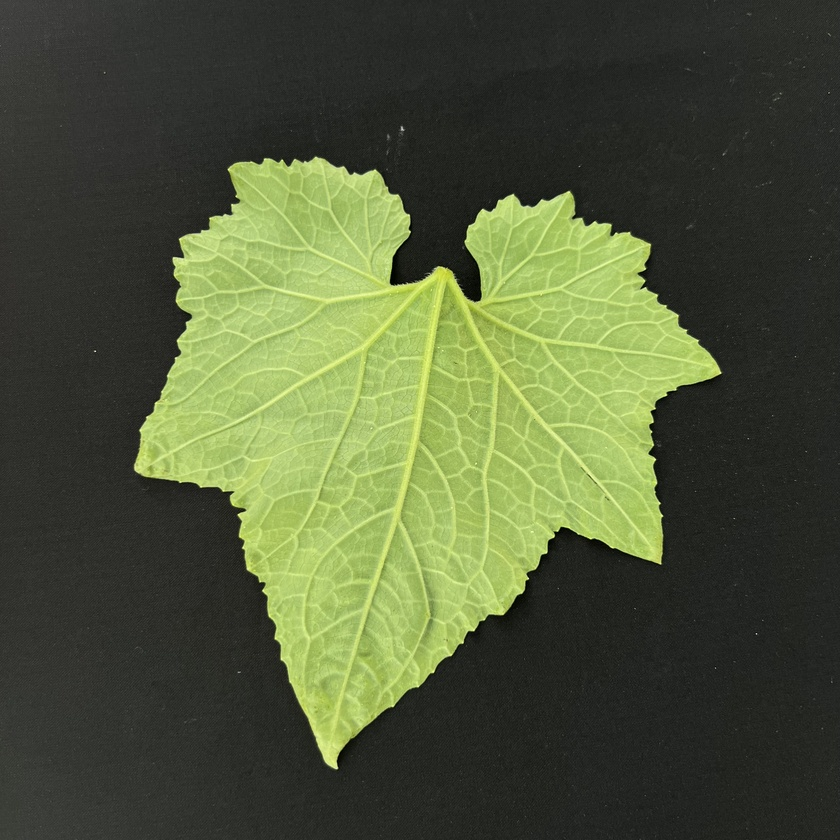
#> input picture Research_Paper/data/illustrative_images/01_NON-STRESSED_ash_gourd_healthy.JPG, 840 x 840 px, shrunk from 3024 x 3024 before the run; its folder holds only this picture in this run
$ python -i features.py   (imports and definitions only)   (older library calls are emulated)
#> lines starting #> are read from the running program, lines starting #| are printed output that depends on the picture; after the words box and inside, x2 and y2 are one past the last pixel; in counts of white or black regions, pixels touching at a corner belong together
"""Leaf segmentation and the 38 handcrafted measurements.

This is a faithful copy of `segment_leaf` and `extract_all_features` from
full_pipeline/08_OLID_Full_Feature_Extraction.ipynb. The trained models expect
exactly these measurements, so any change here must also be made in NB08 and the
models retrained.
"""
from __future__ import annotations

import cv2
import numpy as np
from skimage.feature import graycomatrix, graycoprops

SHAPE = ['area', 'perimeter', 'aspect_ratio', 'circularity', 'extent', 'solidity',
         'convex_area', 'major_axis_length', 'minor_axis_length', 'eccentricity']
RGB = ['mean_R', 'std_R', 'mean_G', 'std_G', 'mean_B', 'std_B']
HSV = ['mean_H', 'std_H', 'mean_S', 'std_S', 'mean_V', 'std_V']
LAB = ['mean_L', 'std_L', 'mean_a', 'std_a', 'mean_b', 'std_b']
DERIVED = ['green_ratio', 'yellow_ratio']
TEXTURE = ['glcm_contrast', 'glcm_homogeneity', 'glcm_energy', 'glcm_correlation']
SPATIAL = ['core_mean_H', 'core_yellow_ratio', 'edge_mean_H', 'edge_yellow_ratio']

FEATURES = SHAPE + RGB + HSV + LAB + DERIVED + TEXTURE + SPATIAL  # 38, same order as the CSV
FEATURE_FAMILIES = {'Shape': SHAPE, 'RGB': RGB, 'HSV': HSV, 'Lab': LAB,
                    'DerivedColor': DERIVED, 'Texture': TEXTURE, 'Spatial': SPATIAL}


def segment_leaf(img_bgr: np.ndarray):
    """ExG + Otsu segmentation. Returns (segmented_rgb, mask, mask_area_ratio, quality_flag)."""
    img_rgb = cv2.cvtColor(img_bgr, cv2.COLOR_BGR2RGB)
    R = img_rgb[:, :, 0].astype(np.float32)
    G = img_rgb[:, :, 1].astype(np.float32)
    B = img_rgb[:, :, 2].astype(np.float32)

    denom = R + G + B
    denom[denom == 0] = 1

    exg = 2 * (G / denom) - (R / denom) - (B / denom)
    exg_norm = cv2.normalize(exg, None, 0, 255, cv2.NORM_MINMAX, dtype=cv2.CV_8U)

    _, mask = cv2.threshold(exg_norm, 0, 255, cv2.THRESH_BINARY + cv2.THRESH_OTSU)

    kernel = cv2.getStructuringElement(cv2.MORPH_ELLIPSE, (5, 5))
    mask = cv2.morphologyEx(mask, cv2.MORPH_OPEN, kernel, iterations=2)
    mask = cv2.morphologyEx(mask, cv2.MORPH_CLOSE, kernel, iterations=2)

    contours, _ = cv2.findContours(mask, cv2.RETR_EXTERNAL, cv2.CHAIN_APPROX_SIMPLE)

    final_mask = np.zeros_like(mask)
    if contours:
        main_contour = max(contours, key=cv2.contourArea)
        cv2.drawContours(final_mask, [main_contour], -1, 255, cv2.FILLED)

    mask_ratio = np.sum(final_mask > 0) / final_mask.size

    if mask_ratio == 0:
        quality_flag = 'FAILED'
    elif mask_ratio > 0.98:
        quality_flag = 'SUSPICIOUS'
    elif mask_ratio < 0.01:
        quality_flag = 'FAILED'
    else:
        quality_flag = 'ACCEPT'

    segmented_rgb = cv2.bitwise_and(img_rgb, img_rgb, mask=final_mask)
    return segmented_rgb, final_mask, float(mask_ratio), quality_flag


def extract_all_features(img_rgb: np.ndarray, mask: np.ndarray):
    """Shape, colour, texture and core/edge measurements of a segmented leaf (dict), or None."""
    features = {}

    # 1. Shape & geometry
    contours, _ = cv2.findContours(mask, cv2.RETR_EXTERNAL, cv2.CHAIN_APPROX_SIMPLE)
    if not contours:
        return None

    cnt = max(contours, key=cv2.contourArea)
    area = cv2.contourArea(cnt)
    perimeter = cv2.arcLength(cnt, True)
    x, y, w, h = cv2.boundingRect(cnt)

    features['area'] = area
    features['perimeter'] = perimeter
    features['aspect_ratio'] = float(w) / h if h > 0 else 0
    features['circularity'] = (4 * np.pi * area) / (perimeter ** 2) if perimeter > 0 else 0
    features['extent'] = float(area) / (w * h) if w * h > 0 else 0

    hull = cv2.convexHull(cnt)
    hull_area = cv2.contourArea(hull)
    features['solidity'] = float(area) / hull_area if hull_area > 0 else 0
    features['convex_area'] = hull_area

    if len(cnt) >= 5:
        (cx, cy), (MA, ma), angle = cv2.fitEllipse(cnt)
        features['major_axis_length'] = max(MA, ma)
        features['minor_axis_length'] = min(MA, ma)
        a, b = max(MA, ma) / 2, min(MA, ma) / 2
        features['eccentricity'] = np.sqrt(1 - (b ** 2) / (a ** 2)) if a > 0 else 0
    else:
        features['major_axis_length'] = 0
        features['minor_axis_length'] = 0
        features['eccentricity'] = 0

    # 2. Colour (global)
    pixels = img_rgb[mask > 0]
    if len(pixels) == 0:
        return None

    R, G, B = pixels[:, 0], pixels[:, 1], pixels[:, 2]
    features['mean_R'], features['std_R'] = np.mean(R), np.std(R)
    features['mean_G'], features['std_G'] = np.mean(G), np.std(G)
    features['mean_B'], features['std_B'] = np.mean(B), np.std(B)

    img_hsv = cv2.cvtColor(img_rgb, cv2.COLOR_RGB2HSV)
    hsv_pixels = img_hsv[mask > 0]
    features['mean_H'], features['std_H'] = np.mean(hsv_pixels[:, 0]), np.std(hsv_pixels[:, 0])
    features['mean_S'], features['std_S'] = np.mean(hsv_pixels[:, 1]), np.std(hsv_pixels[:, 1])
    features['mean_V'], features['std_V'] = np.mean(hsv_pixels[:, 2]), np.std(hsv_pixels[:, 2])

    img_lab = cv2.cvtColor(img_rgb, cv2.COLOR_RGB2LAB)
    lab_pixels = img_lab[mask > 0]
    features['mean_L'], features['std_L'] = np.mean(lab_pixels[:, 0]), np.std(lab_pixels[:, 0])
    features['mean_a'], features['std_a'] = np.mean(lab_pixels[:, 1]), np.std(lab_pixels[:, 1])
    features['mean_b'], features['std_b'] = np.mean(lab_pixels[:, 2]), np.std(lab_pixels[:, 2])

    denom = (R.astype(float) + G.astype(float) + B.astype(float))
    denom[denom == 0] = 1
    r, g, b = R / denom, G / denom, B / denom
    features['green_ratio'] = np.mean(g)
    features['yellow_ratio'] = np.mean((r + g) / 2)

    # 3. Texture (GLCM on the leaf bounding box)
    gray = cv2.cvtColor(img_rgb, cv2.COLOR_RGB2GRAY)
    gray_crop = gray[y:y + h, x:x + w]
    mask_crop = mask[y:y + h, x:x + w]

    glcm = graycomatrix(gray_crop, distances=[1], angles=[0, np.pi / 4, np.pi / 2, 3 * np.pi / 4],
                        levels=256, symmetric=True, normed=True)
    features['glcm_contrast'] = np.mean(graycoprops(glcm, 'contrast'))
    features['glcm_homogeneity'] = np.mean(graycoprops(glcm, 'homogeneity'))
    features['glcm_energy'] = np.mean(graycoprops(glcm, 'energy'))
    features['glcm_correlation'] = np.mean(graycoprops(glcm, 'correlation'))

    # 4. Core / edge regions (central third of the bounding box vs the rest)
    cell_w, cell_h = w // 3, h // 3
    core_x1, core_x2 = cell_w, 2 * cell_w
    core_y1, core_y2 = cell_h, 2 * cell_h

    core_mask = np.zeros_like(mask_crop)
    core_mask[core_y1:core_y2, core_x1:core_x2] = 255
    core_mask = cv2.bitwise_and(core_mask, mask_crop)

    edge_mask = cv2.subtract(mask_crop, core_mask)

    hsv_crop = img_hsv[y:y + h, x:x + w]
    rgb_crop = img_rgb[y:y + h, x:x + w]

    def get_region_stats(region_mask, prefix):
        if np.sum(region_mask) == 0:
            return {f'{prefix}_mean_H': 0, f'{prefix}_yellow_ratio': 0}
        reg_hsv = hsv_crop[region_mask > 0]
        reg_rgb = rgb_crop[region_mask > 0]
        mean_H = np.mean(reg_hsv[:, 0])

        R, G, B = reg_rgb[:, 0].astype(float), reg_rgb[:, 1].astype(float), reg_rgb[:, 2].astype(float)
        denom = R + G + B
        denom[denom == 0] = 1
        y_ratio = np.mean((R / denom + G / denom) / 2)
        return {f'{prefix}_mean_H': mean_H, f'{prefix}_yellow_ratio': y_ratio}

    features.update(get_region_stats(core_mask, 'core'))
    features.update(get_region_stats(edge_mask, 'edge'))

    return {k: float(v) for k, v in features.items()}


def measure_leaf(img_bgr: np.ndarray):
    """Full measurement step for one photo.

    Returns dict with keys: quality_flag, mask_ratio, mask (uint8), features (list of 38 floats or None).
    """
    segmented_rgb, mask, ratio, flag = segment_leaf(img_bgr)
    feats = extract_all_features(segmented_rgb, mask) if flag == 'ACCEPT' else None
    if flag == 'ACCEPT' and feats is None:
        flag = 'FAILED'
    return {
        'quality_flag': flag,
        'mask_ratio': ratio,
        'mask': mask,
        'features': [feats[f] for f in FEATURES] if feats else None,
    }

>>> import cv2
>>> picture = cv2.imread('../../../Research_Paper/data/illustrative_images/01_NON-STRESSED_ash_gourd_healthy.JPG')
#> picture is the input picture: shape (840, 840, 3); mean B, G, R 57.8, 87.6, 78.9
>>> result = measure_leaf(picture)
#> in segment_leaf, `exg = 2 * (G / denom) - (R / denom) - (B / denom)`:
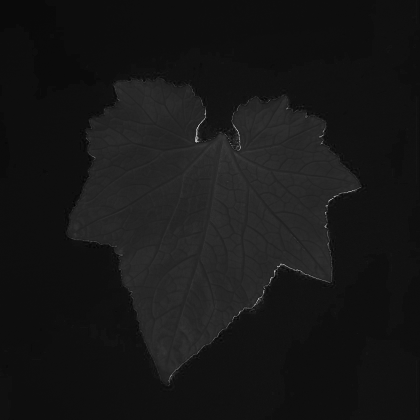
#> exg: shape (840, 840) float32 (shown at 1/2 size); min -0.0769, max 2, mean 0.111; drawn with min black and max white
#> in segment_leaf, `_, mask = cv2.threshold(exg_norm, 0, 255, cv2.THRESH_BINARY + cv2.THRE..`:
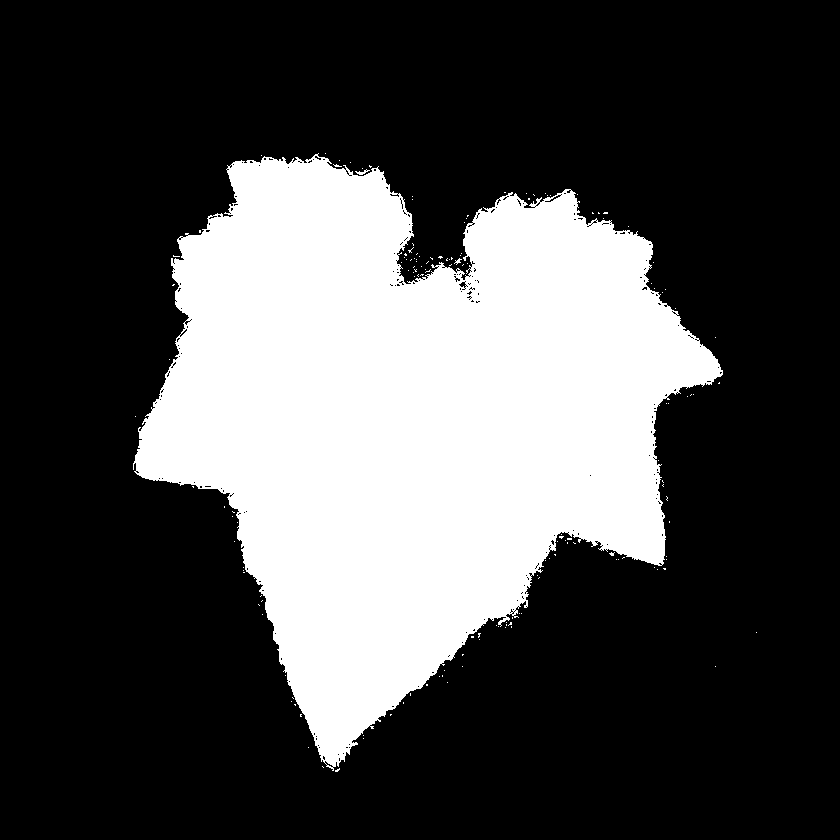
#> mask: shape (840, 840); 29% white; 153 white regions (150 under 20 px), largest, box (x1, y1, x2, y2) and area: (133, 153, 723, 771) 204360, (355, 169, 370, 175) 35, (454, 258, 462, 265) 22
#> in segment_leaf, `mask = cv2.morphologyEx(mask, cv2.MORPH_OPEN, kernel, iterations=2)`:
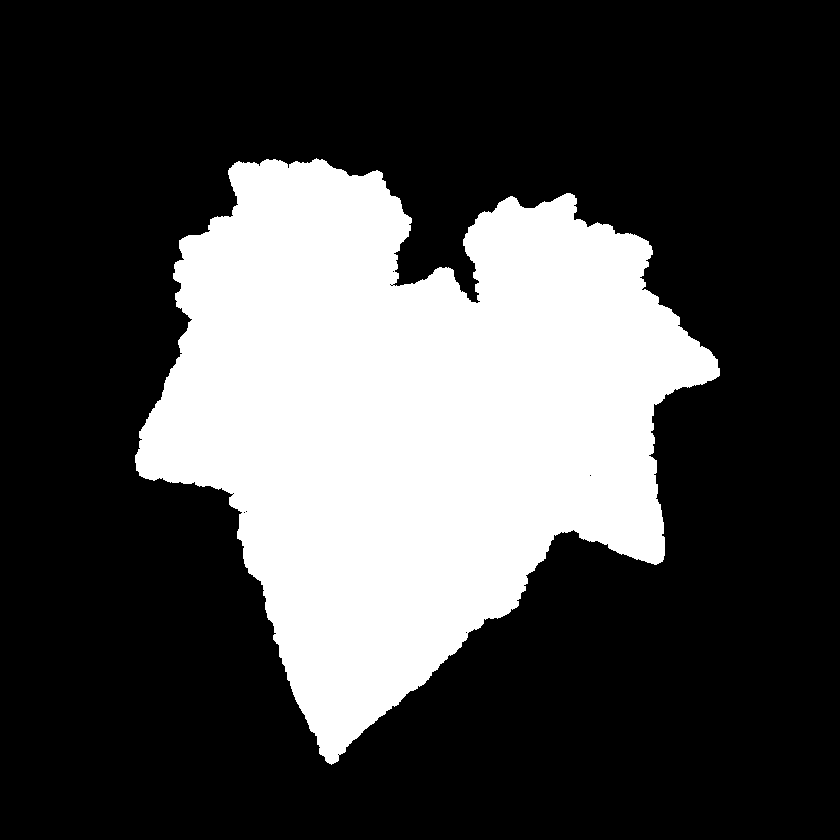
#> mask: shape (840, 840); 28.5% white; 1 white region, box (x1, y1, x2, y2) and area: (135, 158, 720, 765) 200777
#> in segment_leaf, `contours, _ = cv2.findContours(mask, cv2.RETR_EXTERNAL, cv2.CHAIN_APPR..`: contours = 1 contour; box (x1, y1, x2, y2) and area: (135, 158, 720, 765) 199974
#> in segment_leaf, `main_contour = max(contours, key=cv2.contourArea)`: main_contour = contour of 1357 points, box (x1, y1, x2, y2) (135, 158, 720, 765), area 199974
#> in segment_leaf, `mask_ratio = np.sum(final_mask > 0) / final_mask.size`: mask_ratio = 0.285
#> in segment_leaf, `segmented_rgb = cv2.bitwise_and(img_rgb, img_rgb, mask=final_mask)`:
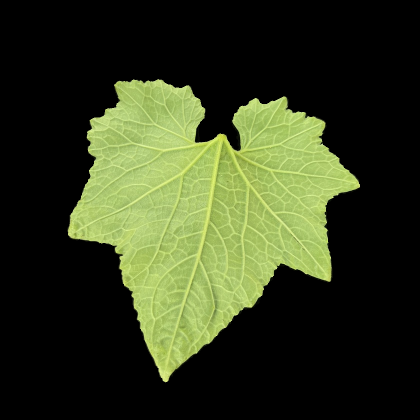
#> segmented_rgb: shape (840, 840, 3) (shown at 1/2 size); mean R, G, B 49.5, 56.9, 30.4
#> in measure_leaf, `segmented_rgb, mask, ratio, flag = segment_leaf(img_bgr)`: flag = 'ACCEPT'
#> in extract_all_features, `cnt = max(contours, key=cv2.contourArea)`: cnt has the same summary as main_contour in segment_leaf
#> in extract_all_features, `area = cv2.contourArea(cnt)`: area = 199974
#> in extract_all_features, `perimeter = cv2.arcLength(cnt, True)`: perimeter = 2583.9
#> in extract_all_features, `x, y, w, h = cv2.boundingRect(cnt)`: x = 135; y = 158; w = 585; h = 607
#> in extract_all_features, `hull = cv2.convexHull(cnt)`: hull = contour of 25 points, box (x1, y1, x2, y2) (135, 158, 720, 765), area 245448
#> in extract_all_features, `hull_area = cv2.contourArea(hull)`: hull_area = 245448.5
#> in extract_all_features, `(cx, cy), (MA, ma), angle = cv2.fitEllipse(cnt)`: cx = 405.2; cy = 427.7; MA = 528.8; ma = 551.1; angle = 38.76
#> in extract_all_features, `a, b = max(MA, ma) / 2, min(MA, ma) / 2`: a = 275.6; b = 264.4
#> in extract_all_features, `gray_crop = gray[y:y + h, x:x + w]`:
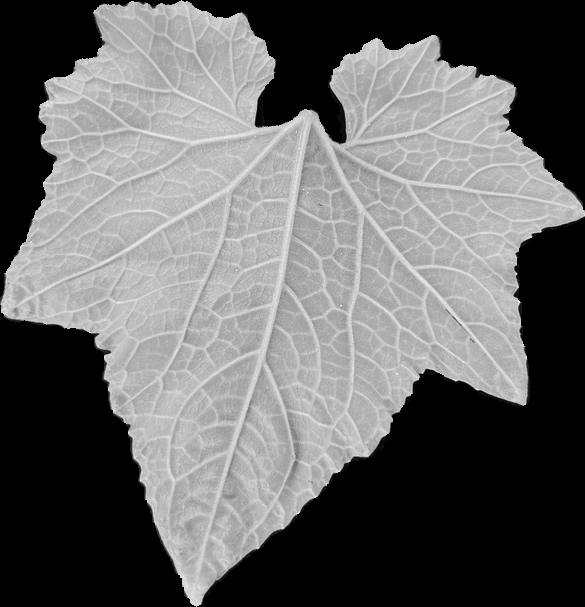
#> gray_crop: shape (607, 585); min 0, max 243, mean 102.7
#> in extract_all_features, `mask_crop = mask[y:y + h, x:x + w]`:
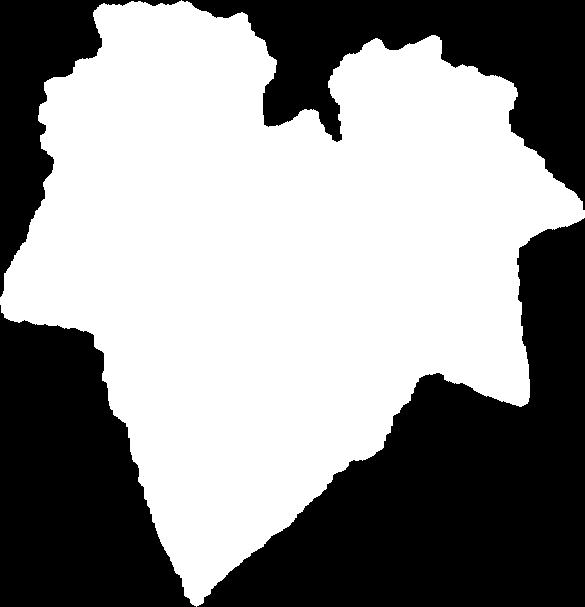
#> mask_crop: shape (607, 585); 56.6% white; 4 black regions, box (x1, y1, x2, y2) and area: (197, 218, 585, 607) 68920, (0, 305, 196, 607) 38534, (182, 0, 585, 210) 31748, (0, 0, 181, 297) 14788
#> in extract_all_features, `cell_w, cell_h = w // 3, h // 3`: cell_w = 195; cell_h = 202
#> in extract_all_features, `core_x1, core_x2 = cell_w, 2 * cell_w`: core_x1 = 195; core_x2 = 390
#> in extract_all_features, `core_y1, core_y2 = cell_h, 2 * cell_h`: core_y1 = 202; core_y2 = 404
#> in extract_all_features, `rgb_crop = img_rgb[y:y + h, x:x + w]`:
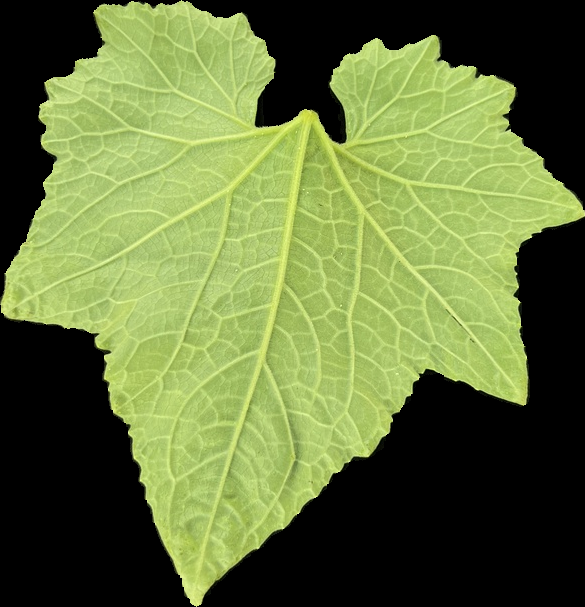
#> rgb_crop: shape (607, 585, 3); mean R, G, B 98.3, 113.1, 60.4
#> in get_region_stats, `mean_H = np.mean(reg_hsv[:, 0])`: mean_H = 38.47
#> in get_region_stats, `y_ratio = np.mean((R / denom + G / denom) / 2)`: y_ratio = 0.391
#> in measure_leaf, `feats = extract_all_features(segmented_rgb, mask) if flag == 'ACCEPT' ..`: feats = 38 items
#> result = 4 items

$ run again, on Research_Paper/data/illustrative_images/07_NON-STRESSED_tomato_healthy.JPG
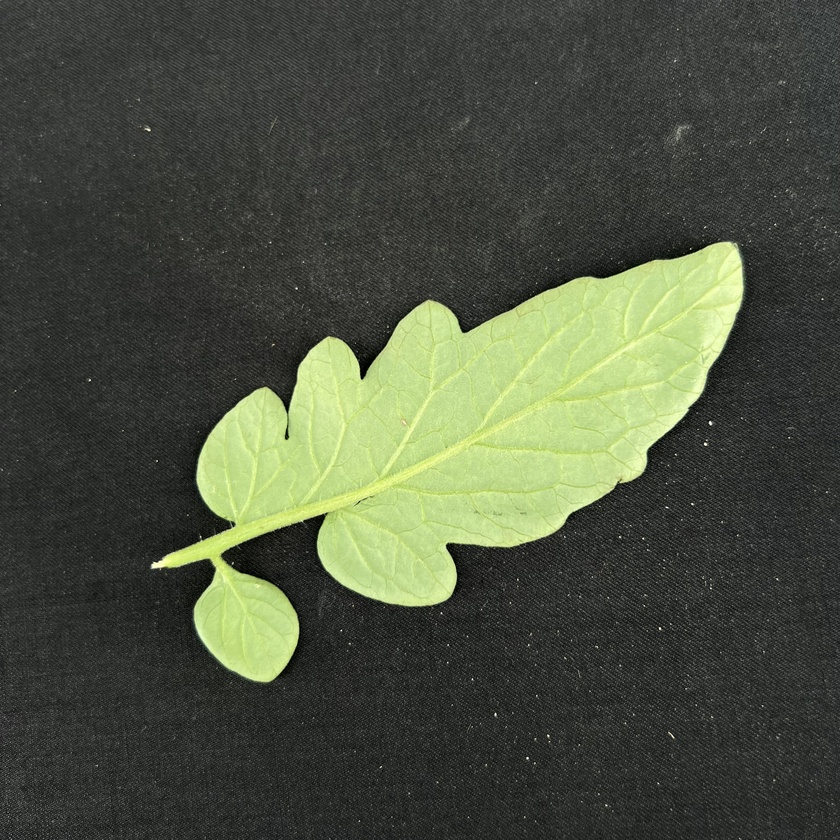
#> input picture Research_Paper/data/illustrative_images/07_NON-STRESSED_tomato_healthy.JPG, 840 x 840 px, shrunk from 3024 x 3024 before the run
#> picture is the input picture: shape (840, 840, 3); mean B, G, R 64.6, 81.2, 75.4
#> in segment_leaf, `mask = cv2.morphologyEx(mask, cv2.MORPH_OPEN, kernel, iterations=2)`:
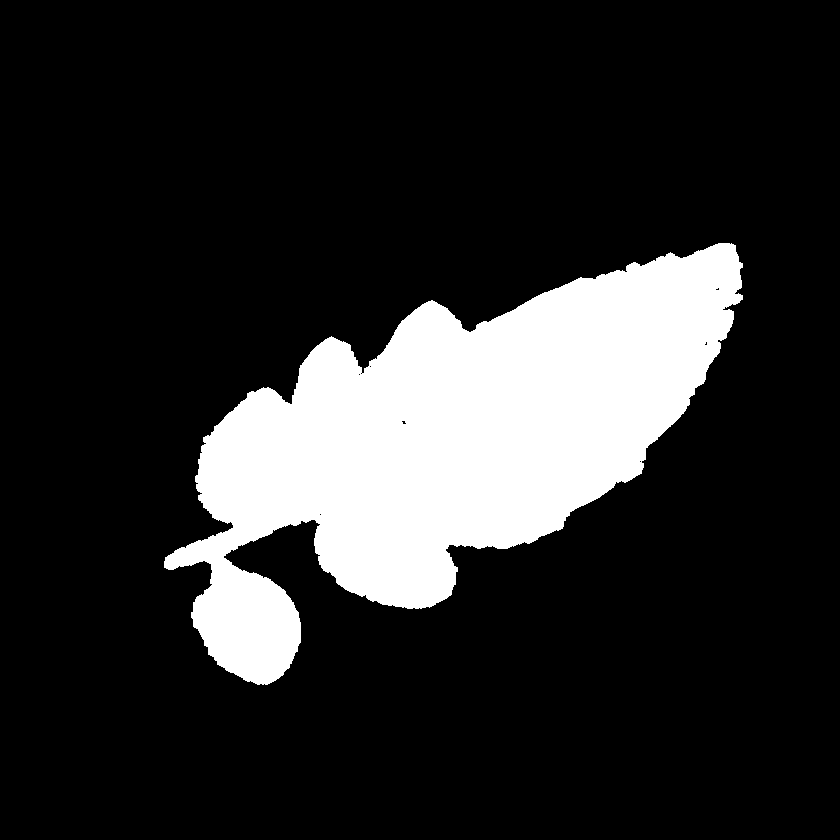
#> mask: shape (840, 840); 16.9% white; 1 white region, box (x1, y1, x2, y2) and area: (164, 243, 743, 685) 119209
#> in segment_leaf, `contours, _ = cv2.findContours(mask, cv2.RETR_EXTERNAL, cv2.CHAIN_APPR..`: contours = 1 contour; box (x1, y1, x2, y2) and area: (164, 243, 743, 685) 118452
#> main_contour = contour of 1331 points, box (x1, y1, x2, y2) (164, 243, 743, 685), area 118452
#> mask_ratio = 0.169
#> flag = 'ACCEPT'
#> cnt has the same summary as main_contour in segment_leaf
#> area = 118451.5
#> perimeter = 2328.6
#> x = 164; y = 243; w = 579; h = 442
#> hull = contour of 33 points, box (x1, y1, x2, y2) (164, 243, 743, 685), area 142468
#> hull_area = 142468
#> cx = 448.9; cy = 443.6; MA = 266.1; ma = 608.3; angle = 60.17
#> a = 304.2; b = 133
#> img_hsv: shape (840, 840, 3); mean H, S, V 6.6, 16, 37.5
#> img_lab: shape (840, 840, 3); mean of channels 0, 1, 2 36.6, 124.4, 134.3
#> mask_crop: shape (442, 579); 46.7% white; 1 white region, box (x1, y1, x2, y2) and area: (0, 0, 579, 442) 119448
#> cell_w = 193; cell_h = 147
#> core_x1 = 193; core_x2 = 386
#> core_y1 = 147; core_y2 = 294
#> core_mask: shape (442, 579); 11.1% white; 1 white region, box (x1, y1, x2, y2) and area: (193, 147, 386, 294) 28355
#> edge_mask: shape (442, 579); 35.6% white; 1 white region, box (x1, y1, x2, y2) and area: (0, 0, 579, 442) 91093
#> hsv_crop: shape (442, 579, 3); mean H, S, V 18.3, 44, 103.3
#> in extract_all_features, `rgb_crop = img_rgb[y:y + h, x:x + w]`:
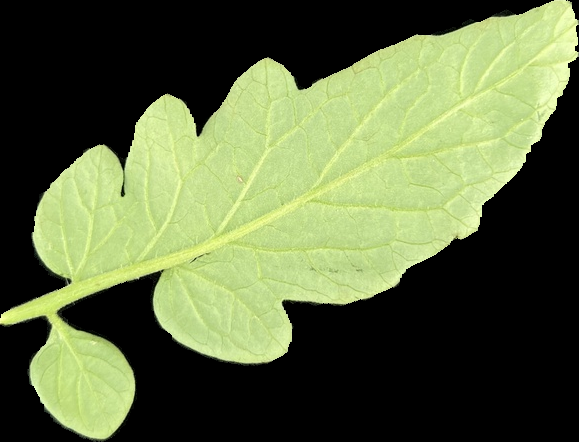
#> rgb_crop: shape (442, 579, 3); mean R, G, B 91.9, 103.3, 65.5
#> mean_H = 39.24
#> y_ratio = 0.376
#> feats = 38 items
#> result = 4 items
